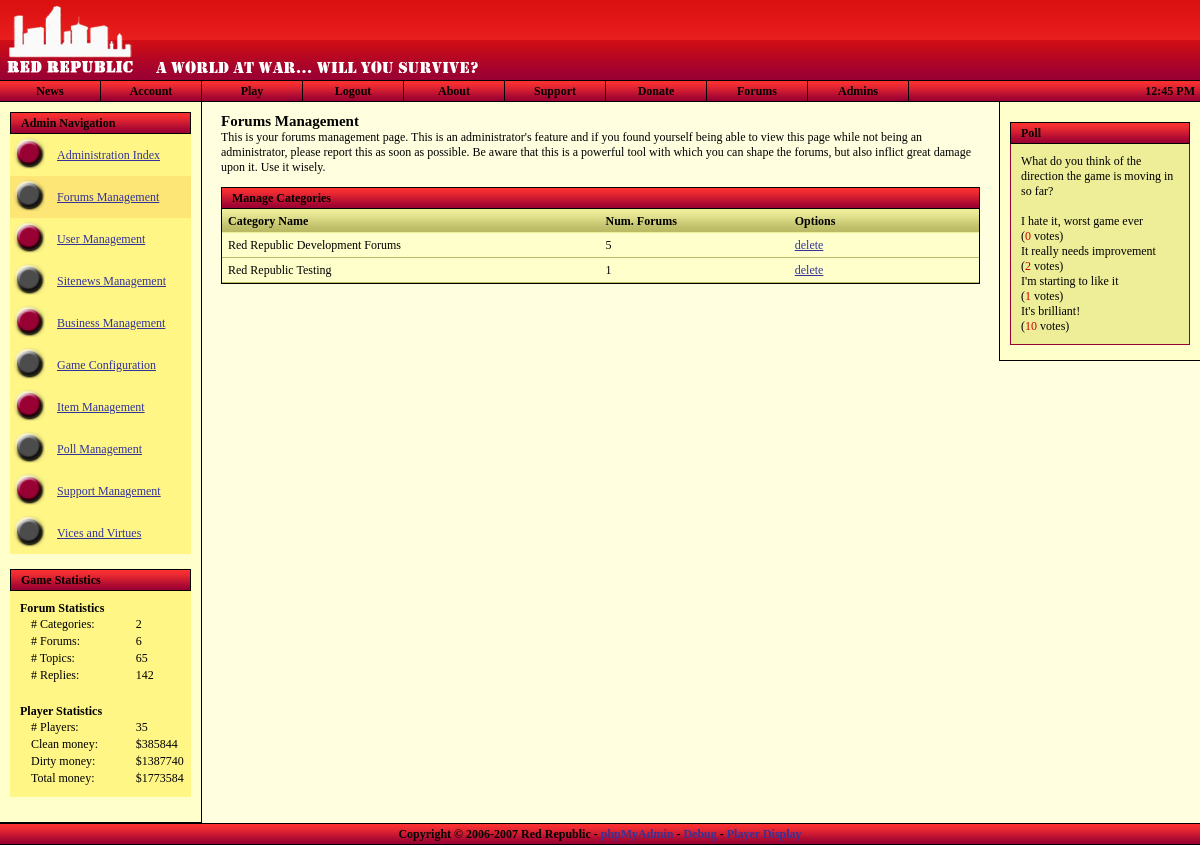
Screenshot of /admin/forumsmanager.php (signed in) with the database file from the repository.
### tables this page shows
CREATE TABLE `polls` (
  `id` bigint(20) NOT NULL auto_increment,
  `title` varchar(225) NOT NULL default '',
  `date` varchar(225) NOT NULL default '',
  `author` varchar(225) NOT NULL default '',
  `options` varchar(225) NOT NULL default '',
  `votes` bigint(20) NOT NULL default '0',
  `open` varchar(5) NOT NULL default '',
  `displayed` varchar(5) NOT NULL default '',
  KEY `id` (`id`)
);

CREATE TABLE `polls_options` (
  `id` bigint(20) NOT NULL auto_increment,
  `parent` bigint(20) NOT NULL default '0',
  `option` varchar(225) NOT NULL default '',
  `votes` bigint(20) NOT NULL default '0',
  KEY `id` (`id`)
);

CREATE TABLE `forums_categories` (
  `id` bigint(20) NOT NULL auto_increment,
  `name` varchar(50) NOT NULL default '',
  `auth_level` int(11) NOT NULL default '0',
  PRIMARY KEY  (`id`)
);

### admin/forumsmanager.php (the view, shortened to what the rows shown need)
<?
$nav = "forumman";
$ext_style = "forums_style.css";
include_once "../includes/utility.inc.php";
include_once "../includes/header.php";
?>
	<h1>Forums Management</h1>
	<div class="content" style="padding: 0px;">
		<?
		$catres = $db->query( "SELECT * FROM forums_categories" );
		if ( $db->getRowCount( $catres ) == 0 )
		{
			?>
			<div class="row">
				No categories were found in the database, you'd better quickly add some more.
			</div>
			<?
		}
		else
		{
			while ( $cat = $db->fetch_array( $catres ) )
			{
				?>
				<div class="row">
					<table class="row">
						<tr>
							<td class="field" style="width: 50%;"><?=$cat['name'];?></td>
							<td class="field" style="width: 25%;">
							<?
							$forumres = $db->query( "SELECT * FROM forums_forums WHERE cat_id=" .$db->prepval( $cat['id'] ) );
							echo $db->getRowCount( $forumres );
							?>
							</td>
							<td class="field" style="width: 25%;"><a href="forumsmanager.php?delcat=<?=$cat['id'];?>" onclick="return deleteCat();" title="Deleting a category will also delete all forums and posts within it!">delete</a></td>
						</tr>
					</table>
				</div>
				<?
			}
		}
		?>
	</div>
<?
include_once "../includes/footer.php";
?>

### includes/header.php (shortened to what the rows shown need)
<?
include_once "utility.inc.php";
?>
<!DOCTYPE html PUBLIC "-//W3C//DTD XHTML 1.0 Strict//EN"
"http://www.w3.org/TR/xhtml1/DTD/xhtml1-strict.dtd">
<html xmlns="http://www.w3.org/1999/xhtml">
<head>
	<link rel="stylesheet" type="text/css" href="<?=$rootdir;?>/stylesheets/general_style.css" />
	<?
	if ( isset( $ext_style ) && $ext_style != "" )
	{
		$file = explode( "::", $ext_style );
		foreach ( $file as $value )
			echo "<link rel=\"stylesheet\" type=\"text/css\" href=\"" . $rootdir . "/stylesheets/" . trim( $value ) ."\" />\n";
	}
	?>
</head>
<body id="body" style="margin-left: 0px; margin-top: 0px; margin-right: 0px; margin-bottom: 0px;"
<?
if ( isset( $err ) && $err->is_error() ) { ?>onload="openErrorDisplay();"<? }
elseif ( isset( $nav ) && $nav == "events" && $char->hasEventRequest() ) { ?>onload="openEventRequest();"<? } ?>
>
<div style="position: relative; min-height: 100%;">
	<div class="maindiv">
		<div style="position: relative; min-height: 85%;">
			<? if ( isset( $_SESSION['ingame'] ) && user_auth() ) { ?>
			<div class="rightcontent">
				<div class="title" style="background: url('<?=$rootdir;?>/images/forumgrad_vert_20.png'); text-align: right; margin: 10px;">
				<?
				if ( $char->hasEventRequest() )
				{
					?>
					<img src="<?=$rootdir;?>/images/icon_read_red_anim.gif" alt="I" title="You have an event request." onclick="window.location='<?=$rootdir;?>/events/index.php';" style="margin-top: 2px; cursor: pointer;" />
					<?
				}
				$mailboxquery = $db->query( "SELECT * FROM char_mailbox WHERE char_id=". $char->character_id ." AND has_arrived=1" );
				if ( $db->getRowCount( $mailboxquery ) == 0 )
				{
					?>
					<img src="<?=$rootdir;?>/images/icon_mailbox.png" alt="I" title="Go to your mailbox" onclick="window.location='<?=$rootdir;?>/mailbox.php';" style="margin-top: 2px; cursor: pointer;" />
					<?
				}
				else
				{
					?>
					<img src="<?=$rootdir;?>/images/icon_mailbox_anim.gif" alt="I" title="You've got mail." onclick="window.location='<?=$rootdir;?>/mailbox.php';" style="margin-top: 2px; cursor: pointer;" />
					<?
				}
				?>
				<img src="<?=$rootdir;?>/images/charstats.png" alt="I" title="Show Character Information" onclick="showCharacter();" style="margin-top: 2px; cursor: pointer;" />
				<img src="<?=$rootdir;?>/images/icon_inventory.gif" alt="I" title="Show Inventory Listing" onclick="showInventory();" style="margin-top: 2px; cursor: pointer;" />
				<img src="<?=$rootdir;?>/images/icon_users.png" alt="U" title="Show User List" onclick="showUserList();" style="margin-top: 2px; cursor: pointer;" />
				</div>
				<div class="title" style="margin: 10px; margin-bottom: 0px;">
					<div style="margin-left: 10px;">Avatar</div>
				</div>
				<div class="content" style="border: none; margin-left: 10px; margin-right: 10px; background-color: #fff686;">
					<img src="<?=$rootdir;?>/images/<?
					if ( strlen( $char->avatar_url ) == 0 ) { print("cs_avatar150x150.png"); } else { print( $char->avatar_url ); }
					?>" alt="Avatar" style="margin-left: 5px;" />
				</div>
				<div class="title" style="margin: 10px; margin-bottom: 0px;">
					<div style="margin-left: 10px;">Character Information</div>
				</div>
				<div class="content" style="border: none; margin-left: 10px; margin-right: 10px; background-color: #fff686;">
				<table style="width: 100%;" cellspacing="0">
				<tr>
					<td style="width: 45%;"><strong>Nick:</strong></td><td><?=$char->nickname;?></td>
				</tr><tr>
					<td style="width: 45%;"><strong>First:</strong></td><td><?=$char->firstname;?></td>
				</tr><tr>
					<td style="width: 45%;"><strong>Last:</strong></td><td><?=$char->lastname;?></td>
				</tr><tr>
					<td style="width: 45%;"><strong>Birth:</strong></td><td><?=date( dateDisplay(), strtotime( $char->birthdate ) );?></td>
				</tr><tr>
					<td style="width: 45%;"><strong>Sex:</strong></td><td><?=$char->gender_full;?></td>
				</tr><tr>
					<td colspan="2" style="height: 15px;">&nbsp;</td>
				</tr><tr>
					<td colspan="2" align="center" style="padding: 0px; border: 1px solid #990033; border-bottom: none; color: #fff; height: 20px; background: url( '<?=$rootdir;?>/images/grad_vert_20.png' ); width: 100%;">
						<strong>Health</strong>
					</td>
				</tr><tr>
					<td colspan="2" style="border: solid 1px #990033; border-top: none; padding: 0px;">
						<table style="width: 100%; padding: 0px;" cellspacing="0" cellpadding="0">
						<tr>
						<? $leftwidth = $char->health / $char->maxhealth; $leftwidth *= 100; ?>
						<td style="width: <?=$leftwidth;?>%; padding: 3px; background-color: green; color: white; text-align: center;"><?=$leftwidth;?>%</td>
						<td style="width: <?=(100-$leftwidth);?>%;"></td>
						</tr>
						</table>
					</td>
				</tr><tr>
					<td colspan="2" style="height: 15px;">&nbsp;</td>
				</tr>
				<?
				if ( $char->hasVehicle() )
				{
					?>
					<tr>
						<td colspan="2" align="center" style="padding: 0px; border: 1px solid #990033; border-bottom: none; color: #fff; height: 20px; background: url( '<?=$rootdir;?>/images/grad_vert_20.png' ); width: 100%;">
						<strong><?=$char->getVehicleInfo('name');?></strong>
						</td>
					</tr><tr>
						<td colspan="2" style="border: solid 1px #990033; border-top: none; padding: 0px;">
							<table style="width: 100%; padding: 0px;" cellspacing="0" cellpadding="0">
							<tr>
							<? $leftwidth = $char->getVehicleHealth() / 100; $leftwidth *= 100; ?>
							<td style="width: <?=$leftwidth;?>%; padding: 3px; background-color: #36505F; color: white; text-align: center;"><?=$leftwidth;?>%</td>
							<td style="width: <?=(100-$leftwidth);?>%;"></td>
							</tr>
							</table>
						</td>
					</tr>
					<?
				}
				?>
				<tr>
					<td colspan="2" style="height: 15px;">&nbsp;</td>
				</tr><tr>
					<td colspan="2" style="text-align: center; border: 1px solid #990033; border-bottom: none; color: #fff; height: 20px; background: url( '<?=$rootdir;?>/images/grad_vert_20.png' ); width: 100%; padding: 0px;">
						<strong>Money</strong>
					</td>
				</tr><tr>
					<td style="width: 45%; border: solid 1px #990033; border-top: none; border-bottom: none; padding: 2px;"><strong>Money:</strong></td><td  style="border-right: solid 1px #990033; padding: 2px;" id="money_clean">$<?=$char->money_clean;?></td>
				</tr><tr>
					<td style="width: 45%; border: solid 1px #990033; padding: 2px;"><strong>Dirty:</strong></td><td style="border: solid 1px #990033; border-left: none; padding: 2px;">$<?=$char->money_dirty;?></td>
				</tr><tr>
					<td colspan="2" style="height: 15px;">&nbsp;</td>
				</tr>
				</table>
				</div>
			</div>
			<? } else { ?>
			<div class="rightcontent">
				<div class="title" style="margin-top: 20px; margin-left: 10px; margin-right: 10px; padding-left: 10px;">
					Poll
				</div>
				<div class="navcontent" style="margin-left: 10px; margin-right: 10px;">
					<?
					$pollQuery = $db->query( "SELECT * FROM polls WHERE open='true' AND displayed='true'" );
					if ( $db->getRowcount( $pollQuery ) == 0 )
					{
						print("Sorry, no polls found.");
					} else {
						$poll = $db->fetch_array( $pollQuery );
						$voterQuery = $db->query( "SELECT * FROM polls_voters WHERE ip='" . $_SERVER["REMOTE_ADDR"] . "' AND poll=" . $poll['id'] );
						print( $poll['title'] . "<br />");
						if ( $db->getRowCount( $voterQuery ) == 0 )
						{
							?>
							<form method='post' action='<?=$rootdir;?>/vote.php'>
							<p>
							<input type='hidden' name='id' value='<?=$poll['id'];?>' />
							<?
							$optionQuery = $db->query( "SELECT * FROM polls_options WHERE parent=" . $poll['id'] . " ORDER BY id ASC" );
							while ( $option = $db->fetch_array( $optionQuery ) )
							{
								?>
								<input type="radio" class='std_input' name="option" value="<?=$option['id'];?>" /> <?=$option['option'];?><br />
								<?
							}
							?>
							<br />
							<input type="submit" class='std_input' name="vote" value="Vote" />
							</p>
							</form>
							<?
						} else {
							?><br /><?
							$optionQuery = $db->query( "SELECT * FROM polls_options WHERE parent=" . $poll['id'] );
							while ( $option = $db->fetch_array( $optionQuery ) )
							{
								?>
								<?=$option['option'];?><br />(<span style='color: #CC0000'><?=$option['votes'];?></span> votes)<br />
								<?
							}
						}
					}
					?>
				</div>
			</div>
			<? } ?>
			<div class="pagecontent">

### rows the page displays
polls: title "What do you think of the direction the game is moving in so far?"
polls_options: option "I hate it, worst game ever", votes "0"
polls_options: option "It really needs improvement", votes "2"
polls_options: option "I'm starting to like it", votes "1"
polls_options: option "It's brilliant!", votes "10"
forums_categories: name "Red Republic Development Forums", RowCount "5"
forums_categories: name "Red Republic Testing", RowCount "1"

### other values shown
$numcategories "2"
$numforums "6"
$numtopics "65"
$numreplies "142"
$numplayers "35"
$totalcmoney[0] "385844"
$totaldmoney[0] "1387740"
$totalmoney "1773584"
